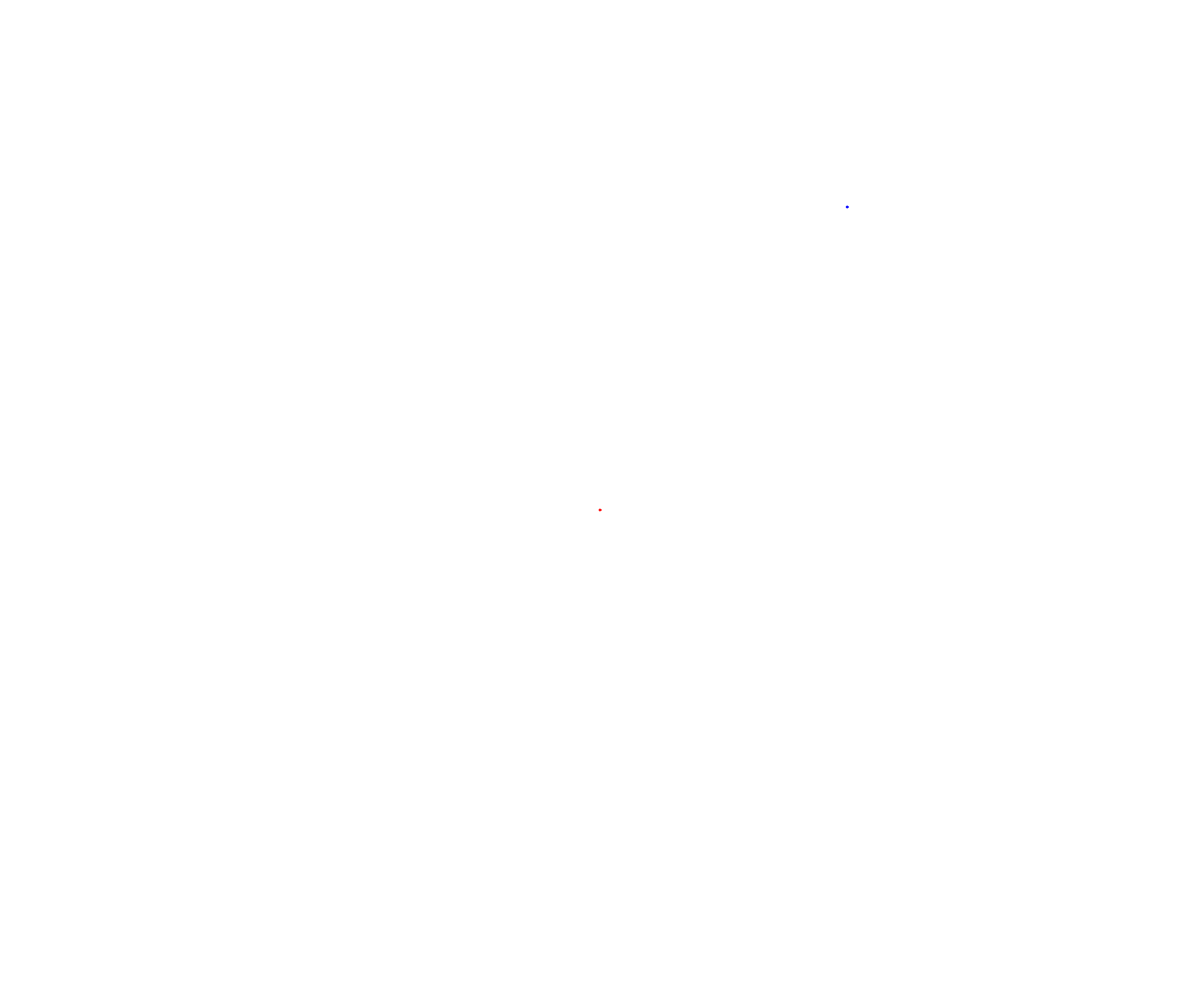
Frame 1 (no input)
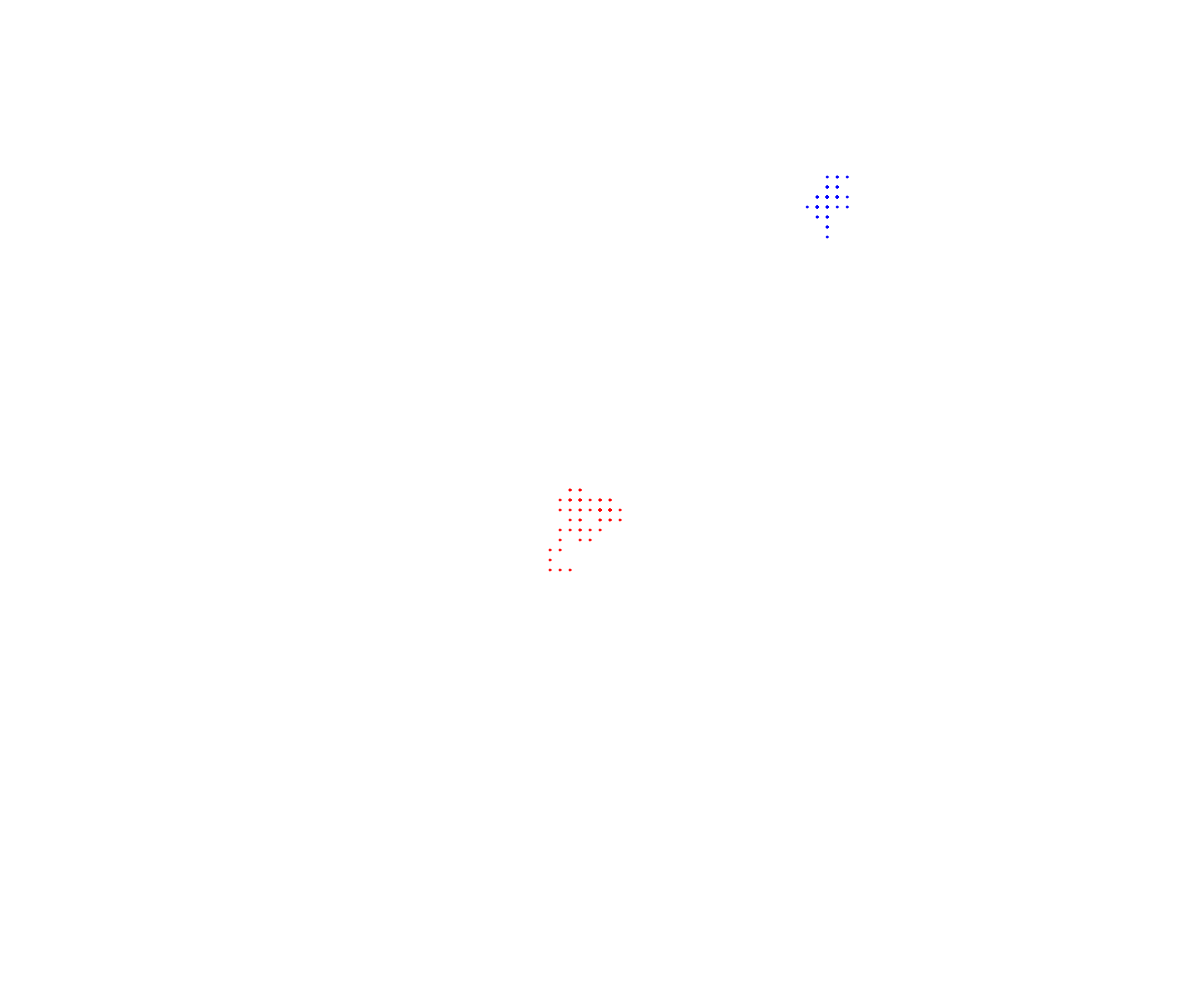
Frame 60 (no input)
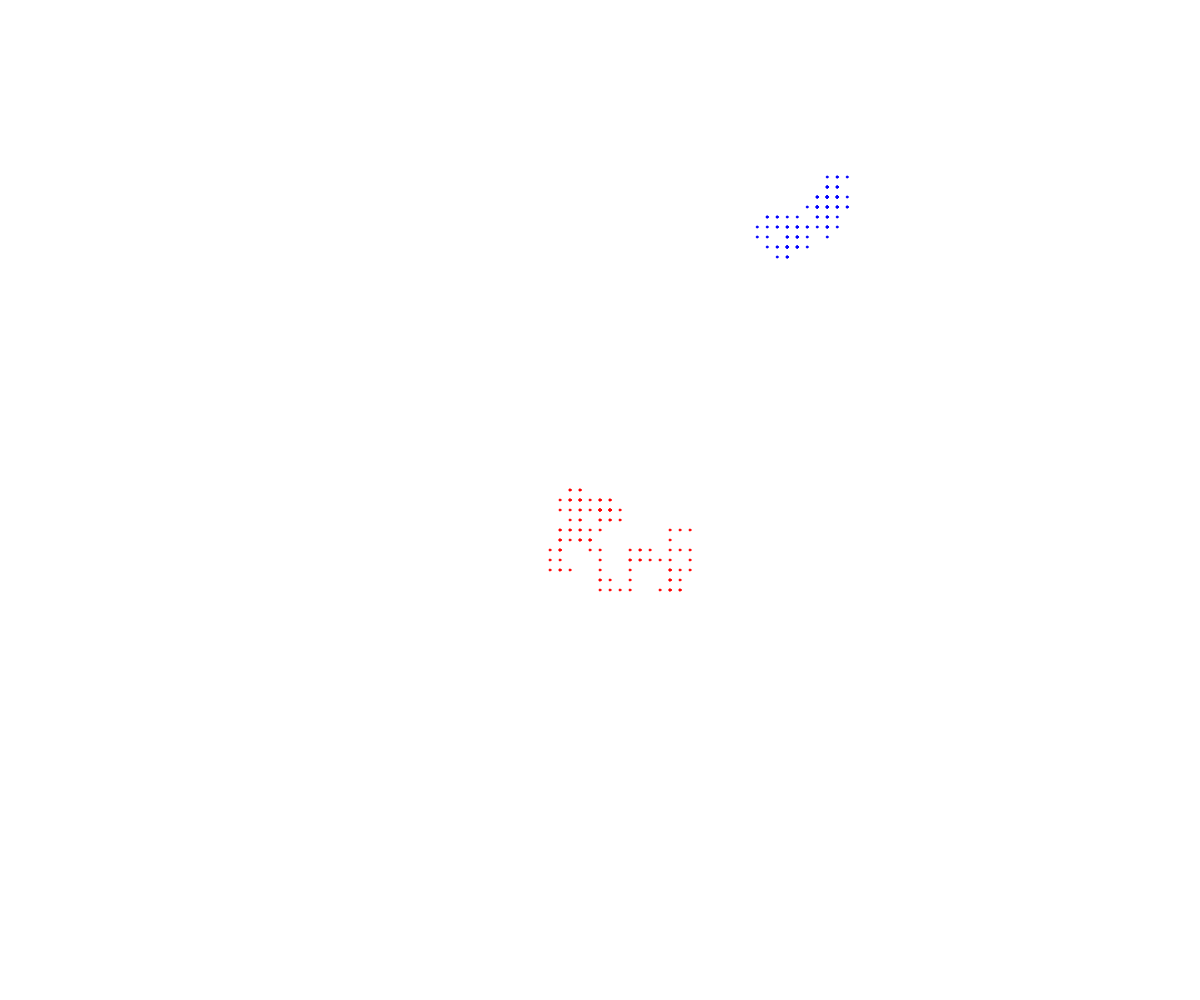
Frame 120 (the mouse pressed at the canvas centre since frame 60)

The p5.js sketch that drew these frames (run headless with seeded random() and noise() and a simulated clock; from frame 60 on, the mouse is pressed at the canvas centre):

// p5.js sketch
// ── sketch.js
// Walker OOP Demo

let tyler;
let audrey;

function setup() {
  createCanvas(windowWidth, windowHeight);
  tyler = new Walker(width / 2, height / 2, "red");
  audrey = new Walker(random(width), random(height), "blue");
}

function draw() {
  tyler.move();
  audrey.move();
  tyler.display();
  audrey.display();
}

class Walker {
  constructor(x, y, colour) {
    this.x = x;
    this.y = y;
    this.colour = colour;
    this.speed = 10;
    this.diameter = 2;
  }

  display() {
    fill(this.colour);
    stroke(this.colour);
    circle(this.x, this.y, this.diameter);

  }

  move() {
    let choice = random(100);
    if (choice < 25) {
      this.y -= this.speed;
    }
    else if (choice < 50) {
      this.x -= this.speed;

    }
    else if (choice < 75) {
      this.y += this.speed;
      
    }
    else if (choice < 100) {
      this.x += this.speed;
      
    }
  }
}
